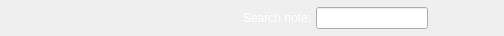
     <widget class="PanelWidget" name="upperBarPanel">
      <property name="minimumSize">
       <size>
        <width>50</width>
        <height>36</height>
       </size>
      </property>
      <property name="maximumSize">
       <size>
        <width>16777215</width>
        <height>36</height>
       </size>
      </property>
      <property name="styleSheet">
       <string notr="true">#upperBarPanel {
border: none;
border-bottom: 1px solid black;
background-color: qlineargradient(x1: 0, y1: 0, x2: 0, y2: 1,
stop: 0 #a6a6a6, 
stop: 0.08 #7f7f7f,
stop: 0.39999 #717171, 
stop: 0.4 #626262,
stop: 0.9 #4c4c4c, 
stop: 1 #333333);
}

QPushButton {
border: none;
margin-left: 2px;
margin-right: 2px;
}

QPushButton:focus {
outline: none;
}

QPushButton:hover:!pressed {
background-color: qlineargradient(x1: 0, y1: 0, x2: 0, y2: 1,
stop: 0 #bcbcbc, stop: 0.08 #9f9f9f,
stop: 0.39999 #949494, stop: 0.4 #898989,
stop: 0.9 #787878, stop: 1 #666666);
}

QPushButton:pressed {
background-color: qlineargradient(x1: 0, y1: 0, x2: 0, y2: 1,
stop: 0 #535353, stop: 0.08 #3f3f3f,
stop: 0.39999 #393939, stop: 0.4 #313131,
stop: 0.9 #262626, stop: 1 #1a1a1a);
}

QLabel {
color: rgb(255, 255, 255);
margin-right: 2px;
}

QLineEdit {
margin-left: 0px;
margin-right: 0px;
padding-left: 2px;
padding-right: 2px;
}</string>
      </property>
      <property name="lineWidth">
       <number>0</number>
      </property>
      <layout class="QHBoxLayout" name="horizontalLayout">
       <property name="spacing">
        <number>0</number>
       </property>
       <property name="leftMargin">
        <number>4</number>
       </property>
       <property name="topMargin">
        <number>0</number>
       </property>
       <property name="rightMargin">
        <number>0</number>
       </property>
       <property name="bottomMargin">
        <number>0</number>
       </property>
       <item>
        <widget class="QPushButton" name="syncPushButton">
         <property name="sizePolicy">
          <sizepolicy hsizetype="Preferred" vsizetype="Preferred">
           <horstretch>0</horstretch>
           <verstretch>0</verstretch>
          </sizepolicy>
         </property>
         <property name="minimumSize">
          <size>
           <width>32</width>
           <height>32</height>
          </size>
         </property>
         <property name="toolTip">
          <string>Synchronize the account with the remote Evernote storage</string>
         </property>
         <property name="icon">
          <iconset resource="../../../resource/icons/other/icons.qrc">
           <normaloff>:/sync/sync.png</normaloff>:/sync/sync.png</iconset>
         </property>
         <property name="iconSize">
          <size>
           <width>26</width>
           <height>26</height>
          </size>
         </property>
         <property name="flat">
          <bool>true</bool>
         </property>
        </widget>
       </item>
       <item>
        <widget class="QPushButton" name="infoButton">
         <property name="sizePolicy">
          <sizepolicy hsizetype="Preferred" vsizetype="Preferred">
           <horstretch>0</horstretch>
           <verstretch>0</verstretch>
          </sizepolicy>
         </property>
         <property name="minimumSize">
          <size>
           <width>32</width>
           <height>32</height>
          </size>
         </property>
         <property name="toolTip">
          <string>Information about the currently viewed or edited note</string>
         </property>
         <property name="icon">
          <iconset theme="dialog-information">
           <normaloff>.</normaloff>.</iconset>
         </property>
         <property name="iconSize">
          <size>
           <width>26</width>
           <height>26</height>
          </size>
         </property>
         <property name="flat">
          <bool>true</bool>
         </property>
        </widget>
       </item>
       <item>
        <widget class="QPushButton" name="printNotePushButton">
         <property name="sizePolicy">
          <sizepolicy hsizetype="Preferred" vsizetype="Preferred">
           <horstretch>0</horstretch>
           <verstretch>0</verstretch>
          </sizepolicy>
         </property>
         <property name="minimumSize">
          <size>
           <width>32</width>
           <height>32</height>
          </size>
         </property>
         <property name="toolTip">
          <string>Print the currently viewed or edited note</string>
         </property>
         <property name="icon">
          <iconset theme="document-print">
           <normaloff>.</normaloff>.</iconset>
         </property>
         <property name="iconSize">
          <size>
           <width>26</width>
           <height>26</height>
          </size>
         </property>
         <property name="flat">
          <bool>true</bool>
         </property>
        </widget>
       </item>
       <item>
        <widget class="QPushButton" name="exportNoteToPdfPushButton">
         <property name="minimumSize">
          <size>
           <width>32</width>
           <height>32</height>
          </size>
         </property>
         <property name="icon">
          <iconset theme="application-pdf">
           <normaloff>.</normaloff>.</iconset>
         </property>
         <property name="iconSize">
          <size>
           <width>26</width>
           <height>26</height>
          </size>
         </property>
        </widget>
       </item>
       <item>
        <widget class="QPushButton" name="deleteNotePushButton">
         <property name="sizePolicy">
          <sizepolicy hsizetype="Preferred" vsizetype="Preferred">
           <horstretch>0</horstretch>
           <verstretch>0</verstretch>
          </sizepolicy>
         </property>
         <property name="minimumSize">
          <size>
           <width>32</width>
           <height>32</height>
          </size>
         </property>
         <property name="toolTip">
          <string>Delete the currently viewed or edited note</string>
         </property>
         <property name="icon">
          <iconset theme="edit-delete">
           <normaloff>.</normaloff>.</iconset>
         </property>
         <property name="iconSize">
          <size>
           <width>26</width>
           <height>26</height>
          </size>
         </property>
         <property name="flat">
          <bool>true</bool>
         </property>
        </widget>
       </item>
       <item>
        <widget class="QPushButton" name="addNotePushButton">
         <property name="sizePolicy">
          <sizepolicy hsizetype="Preferred" vsizetype="Preferred">
           <horstretch>0</horstretch>
           <verstretch>0</verstretch>
          </sizepolicy>
         </property>
         <property name="minimumSize">
          <size>
           <width>32</width>
           <height>32</height>
          </size>
         </property>
         <property name="toolTip">
          <string>Create a new note</string>
         </property>
         <property name="icon">
          <iconset theme="document-new">
           <normaloff>.</normaloff>.</iconset>
         </property>
         <property name="iconSize">
          <size>
           <width>26</width>
           <height>26</height>
          </size>
         </property>
         <property name="flat">
          <bool>true</bool>
         </property>
        </widget>
       </item>
       <item>
        <spacer name="upperBarHorizontalSpacer">
         <property name="orientation">
          <enum>Qt::Horizontal</enum>
         </property>
         <property name="sizeType">
          <enum>QSizePolicy::Minimum</enum>
         </property>
         <property name="sizeHint" stdset="0">
          <size>
           <width>20</width>
           <height>20</height>
          </size>
         </property>
        </spacer>
       </item>
       <item>
        <widget class="QLabel" name="searchQueryLabel">
         <property name="text">
          <string>Search note:</string>
         </property>
         <property name="alignment">
          <set>Qt::AlignRight|Qt::AlignTrailing|Qt::AlignVCenter</set>
         </property>
        </widget>
       </item>
       <item>
        <widget class="QLineEdit" name="searchQueryLineEdit">
         <property name="minimumSize">
          <size>
           <width>0</width>
           <height>22</height>
          </size>
         </property>
        </widget>
       </item>
       <item>
        <widget class="QPushButton" name="saveSearchPushButton">
         <property name="sizePolicy">
          <sizepolicy hsizetype="Preferred" vsizetype="Preferred">
           <horstretch>0</horstretch>
           <verstretch>0</verstretch>
          </sizepolicy>
         </property>
         <property name="minimumSize">
          <size>
           <width>32</width>
           <height>32</height>
          </size>
         </property>
         <property name="text">
          <string/>
         </property>
         <property name="icon">
          <iconset theme="document-save">
           <normaloff>.</normaloff>.</iconset>
         </property>
         <property name="iconSize">
          <size>
           <width>16</width>
           <height>16</height>
          </size>
         </property>
         <property name="flat">
          <bool>true</bool>
         </property>
        </widget>
       </item>
       <item>
        <spacer name="horizontalSpacer">
         <property name="orientation">
          <enum>Qt::Horizontal</enum>
         </property>
         <property name="sizeType">
          <enum>QSizePolicy::Minimum</enum>
         </property>
         <property name="sizeHint" stdset="0">
          <size>
           <width>40</width>
           <height>20</height>
          </size>
         </property>
        </spacer>
       </item>
      </layout>
     </widget>
